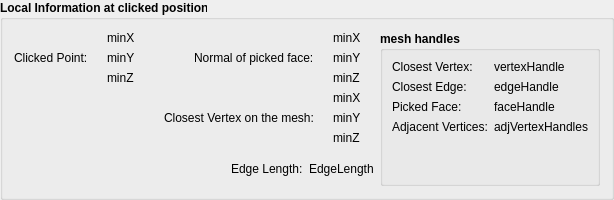
    <widget class="QGroupBox" name="groupBox_3">
     <property name="minimumSize">
      <size>
       <width>0</width>
       <height>200</height>
      </size>
     </property>
     <property name="font">
      <font>
       <weight>75</weight>
       <bold>true</bold>
      </font>
     </property>
     <property name="title">
      <string>Local Information at clicked position</string>
     </property>
     <layout class="QGridLayout" name="gridLayout_2">
      <item row="0" column="0">
       <layout class="QHBoxLayout" name="horizontalLayout_12">
        <item>
         <widget class="QLabel" name="clickPointLabel">
          <property name="font">
           <font>
            <weight>50</weight>
            <bold>false</bold>
           </font>
          </property>
          <property name="text">
           <string>Clicked Point:</string>
          </property>
         </widget>
        </item>
        <item>
         <widget class="QLabel" name="bracketA_4">
          <property name="text">
           <string/>
          </property>
          <property name="pixmap">
           <pixmap resource="icons.qrc">:/info/dialogIcons/info_bracketA.png</pixmap>
          </property>
         </widget>
        </item>
        <item>
         <layout class="QVBoxLayout" name="verticalLayout_7">
          <item>
           <widget class="QLabel" name="pointX">
            <property name="font">
             <font>
              <weight>50</weight>
              <bold>false</bold>
             </font>
            </property>
            <property name="text">
             <string>minX</string>
            </property>
           </widget>
          </item>
          <item>
           <widget class="QLabel" name="pointY">
            <property name="font">
             <font>
              <weight>50</weight>
              <bold>false</bold>
             </font>
            </property>
            <property name="text">
             <string>minY</string>
            </property>
           </widget>
          </item>
          <item>
           <widget class="QLabel" name="pointZ">
            <property name="font">
             <font>
              <weight>50</weight>
              <bold>false</bold>
             </font>
            </property>
            <property name="text">
             <string>minZ</string>
            </property>
           </widget>
          </item>
         </layout>
        </item>
        <item>
         <widget class="QLabel" name="bracketB_4">
          <property name="text">
           <string/>
          </property>
          <property name="pixmap">
           <pixmap resource="icons.qrc">:/info/dialogIcons/info_bracketB.png</pixmap>
          </property>
         </widget>
        </item>
       </layout>
      </item>
      <item row="0" column="1">
       <layout class="QHBoxLayout" name="horizontalLayout_14">
        <item>
         <spacer name="horizontalSpacer_8">
          <property name="orientation">
           <enum>Qt::Horizontal</enum>
          </property>
          <property name="sizeHint" stdset="0">
           <size>
            <width>40</width>
            <height>20</height>
           </size>
          </property>
         </spacer>
        </item>
        <item>
         <widget class="QLabel" name="normalLabel">
          <property name="font">
           <font>
            <weight>50</weight>
            <bold>false</bold>
           </font>
          </property>
          <property name="text">
           <string>Normal of picked face:</string>
          </property>
         </widget>
        </item>
        <item>
         <widget class="QLabel" name="normalLeft">
          <property name="text">
           <string/>
          </property>
          <property name="pixmap">
           <pixmap resource="icons.qrc">:/info/dialogIcons/info_bracketA.png</pixmap>
          </property>
         </widget>
        </item>
        <item>
         <layout class="QVBoxLayout" name="verticalLayout_8">
          <item>
           <widget class="QLabel" name="normalX">
            <property name="font">
             <font>
              <weight>50</weight>
              <bold>false</bold>
             </font>
            </property>
            <property name="text">
             <string>minX</string>
            </property>
           </widget>
          </item>
          <item>
           <widget class="QLabel" name="normalY">
            <property name="font">
             <font>
              <weight>50</weight>
              <bold>false</bold>
             </font>
            </property>
            <property name="text">
             <string>minY</string>
            </property>
           </widget>
          </item>
          <item>
           <widget class="QLabel" name="normalZ">
            <property name="font">
             <font>
              <weight>50</weight>
              <bold>false</bold>
             </font>
            </property>
            <property name="text">
             <string>minZ</string>
            </property>
           </widget>
          </item>
         </layout>
        </item>
        <item>
         <widget class="QLabel" name="normalRight">
          <property name="text">
           <string/>
          </property>
          <property name="pixmap">
           <pixmap resource="icons.qrc">:/info/dialogIcons/info_bracketB.png</pixmap>
          </property>
         </widget>
        </item>
       </layout>
      </item>
      <item row="0" column="2" rowspan="3">
       <widget class="QGroupBox" name="groupBox_2">
        <property name="font">
         <font>
          <weight>75</weight>
          <bold>true</bold>
         </font>
        </property>
        <property name="title">
         <string>mesh handles</string>
        </property>
        <layout class="QFormLayout" name="formLayout_3">
         <item row="0" column="0">
          <widget class="QLabel" name="closestVertexLabel">
           <property name="font">
            <font>
             <weight>50</weight>
             <bold>false</bold>
            </font>
           </property>
           <property name="text">
            <string>Closest Vertex:</string>
           </property>
          </widget>
         </item>
         <item row="0" column="1">
          <widget class="QLabel" name="vertexHandle">
           <property name="font">
            <font>
             <weight>50</weight>
             <bold>false</bold>
            </font>
           </property>
           <property name="text">
            <string>vertexHandle</string>
           </property>
          </widget>
         </item>
         <item row="1" column="0">
          <widget class="QLabel" name="closestEdgeLabel">
           <property name="font">
            <font>
             <weight>50</weight>
             <bold>false</bold>
            </font>
           </property>
           <property name="text">
            <string>Closest Edge:</string>
           </property>
          </widget>
         </item>
         <item row="1" column="1">
          <widget class="QLabel" name="edgeHandle">
           <property name="font">
            <font>
             <weight>50</weight>
             <bold>false</bold>
            </font>
           </property>
           <property name="text">
            <string>edgeHandle</string>
           </property>
          </widget>
         </item>
         <item row="2" column="0">
          <widget class="QLabel" name="closestFaceLabel">
           <property name="font">
            <font>
             <weight>50</weight>
             <bold>false</bold>
            </font>
           </property>
           <property name="text">
            <string>Picked Face:</string>
           </property>
          </widget>
         </item>
         <item row="2" column="1">
          <widget class="QLabel" name="faceHandle">
           <property name="font">
            <font>
             <weight>50</weight>
             <bold>false</bold>
            </font>
           </property>
           <property name="text">
            <string>faceHandle</string>
           </property>
          </widget>
         </item>
         <item row="3" column="0">
          <widget class="QLabel" name="adjacentVertexLabel">
           <property name="font">
            <font>
             <weight>50</weight>
             <bold>false</bold>
            </font>
           </property>
           <property name="text">
            <string>Adjacent Vertices:</string>
           </property>
          </widget>
         </item>
         <item row="3" column="1">
          <widget class="QLabel" name="adjVertexHandles">
           <property name="font">
            <font>
             <weight>50</weight>
             <bold>false</bold>
            </font>
           </property>
           <property name="text">
            <string>adjVertexHandles</string>
           </property>
           <property name="wordWrap">
            <bool>true</bool>
           </property>
          </widget>
         </item>
        </layout>
       </widget>
      </item>
      <item row="1" column="0" colspan="2">
       <layout class="QHBoxLayout" name="horizontalLayout_13">
        <item>
         <spacer name="horizontalSpacer_10">
          <property name="orientation">
           <enum>Qt::Horizontal</enum>
          </property>
          <property name="sizeHint" stdset="0">
           <size>
            <width>40</width>
            <height>20</height>
           </size>
          </property>
         </spacer>
        </item>
        <item>
         <widget class="QLabel" name="closestVertexPosLabel">
          <property name="font">
           <font>
            <weight>50</weight>
            <bold>false</bold>
           </font>
          </property>
          <property name="text">
           <string>Closest Vertex on the mesh:</string>
          </property>
         </widget>
        </item>
        <item>
         <widget class="QLabel" name="bracketA_6">
          <property name="text">
           <string/>
          </property>
          <property name="pixmap">
           <pixmap resource="icons.qrc">:/info/dialogIcons/info_bracketA.png</pixmap>
          </property>
         </widget>
        </item>
        <item>
         <layout class="QVBoxLayout" name="verticalLayout_10">
          <item>
           <widget class="QLabel" name="vertexX">
            <property name="font">
             <font>
              <weight>50</weight>
              <bold>false</bold>
             </font>
            </property>
            <property name="text">
             <string>minX</string>
            </property>
           </widget>
          </item>
          <item>
           <widget class="QLabel" name="vertexY">
            <property name="font">
             <font>
              <weight>50</weight>
              <bold>false</bold>
             </font>
            </property>
            <property name="text">
             <string>minY</string>
            </property>
           </widget>
          </item>
          <item>
           <widget class="QLabel" name="vertexZ">
            <property name="font">
             <font>
              <weight>50</weight>
              <bold>false</bold>
             </font>
            </property>
            <property name="text">
             <string>minZ</string>
            </property>
           </widget>
          </item>
         </layout>
        </item>
        <item>
         <widget class="QLabel" name="bracketB_6">
          <property name="text">
           <string/>
          </property>
          <property name="pixmap">
           <pixmap resource="icons.qrc">:/info/dialogIcons/info_bracketB.png</pixmap>
          </property>
         </widget>
        </item>
       </layout>
      </item>
      <item row="2" column="0" colspan="2">
       <layout class="QHBoxLayout" name="horizontalLayout_15">
        <item>
         <spacer name="horizontalSpacer_13">
          <property name="orientation">
           <enum>Qt::Horizontal</enum>
          </property>
          <property name="sizeHint" stdset="0">
           <size>
            <width>40</width>
            <height>20</height>
           </size>
          </property>
         </spacer>
        </item>
        <item>
         <layout class="QHBoxLayout" name="horizontalLayout_22">
          <item>
           <widget class="QLabel" name="edgeLengthLabel">
            <property name="font">
             <font>
              <weight>50</weight>
              <bold>false</bold>
             </font>
            </property>
            <property name="text">
             <string>Edge Length:</string>
            </property>
           </widget>
          </item>
          <item>
           <widget class="QLabel" name="edgeLength">
            <property name="font">
             <font>
              <weight>50</weight>
              <bold>false</bold>
             </font>
            </property>
            <property name="text">
             <string>EdgeLength</string>
            </property>
           </widget>
          </item>
         </layout>
        </item>
       </layout>
      </item>
     </layout>
    </widget>
